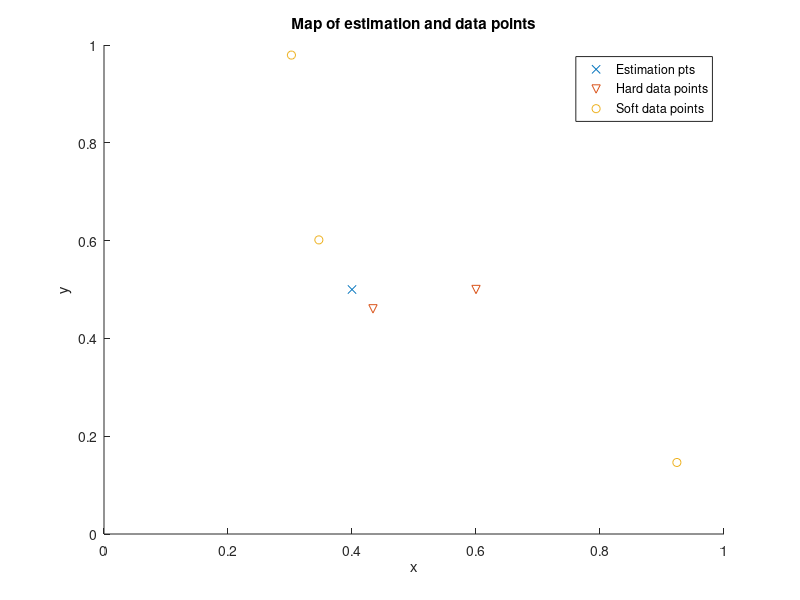

Source code (MATLAB): (Note: this script raises an error after producing the figure.)
function exampleBMEvsIndK(nSim,useStoredresults,covtype)

% exampleBMEvsIndK          - Comparison between BMEinterval and Indicator Kriging (Jan 1,2001)
% 
% In this example with interval soft data the BME method 
% is compared with the Indicator Kriging method. The 
% steps in this example are the following:
%
% SYNTAX :
% 
% exampleBMEvsIndK(nSim,useStoredresults,covtype);
%
% INPUT :
%
% nSim               scalar     optional integer indicating the number of
%                               simulations to use.
%                               default value is 100. Use higher number for better result
% useStoredresults   scalar     optional integer indicating wether to use already
%                               calculated results that were automatically stored
%                               1 tu use stored results, 0 otherwise.
%                               default value is 0.
% covtype            string     optional input indicating the covariance model model
%                               1 for exponenetial covariance model
%                               2 for gaussian covariance model
%                               default value is 1.
%
% NOTE :
%
% You must first use useStoredresults=0 to calculate and store the results, 
% and then only you can use useStoredresults=1 to use already calculated results.
% This saves time the second time around so you can see the results without having 
% to recalculate them.
% If the stored results cannot be found, they are automatically (re)calculated 

if nargin<1, nSim=100; end;
if nargin<2, useStoredresults=0; end;
if nargin<3, covtype=1; end;

if covtype==1, covmodel='exponentialC';
elseif covtype==2, covmodel='gaussianC';
else, error('covtype must equal to 1 or 2');
end;

if useStoredresults==1 & exist(['exampleBMEvsIndK' covmodel '.mat'])~=2 
  disp('Cannot find stored results, therefore calculating them');
  useStoredresults=0;
end;

if useStoredresults==0
  
  disp(sprintf('Calculating results using %d simulations for covmodel %s',nSim,covmodel));
  
  %
  %initialization
  %
  rand('state',16);
  randn('state',3);

  %
  % Set the coordinates of the estimated, hard and soft data points
  %
  nk=1;nh=2;ns=3;
  ck=[0.4,0.5];
  ch=[0.6,0.5
    0.43384,0.46045];
  cs=[0.92399,0.14629
    0.3023,0.97937
    0.34654,0.60146];
  figure;hold on;
  hk=plot(ck(:,1),ck(:,2),'x');
  hh=plot(ch(:,1),ch(:,2),'v');
  hs=plot(cs(:,1),cs(:,2),'o');
  axis([0 1 0 1]);drawnow;
  legend([hk hh hs],'Estimation pts','Hard data points','Soft data points');
  xlabel('x');
  ylabel('y');
  title('Map of estimation and data points');
  drawnow;
  
  %
  % Sets soft interval generation parameters
  %
  Vmethod=3;
  Pkzk=[0.1 0.3 0.5 0.7 0.9];
  zkGrid=gaussinv(Pkzk,[0 1]);
  SoftInterval=zkGrid;
  Vvalue=0;

  %
  % Set the covariance model and BME parameters
  %
  cNugget=0.0;
  cc=1;
  aa=9;
  covparam=[cc aa];
  nhmax=10; 
  nsmax=4;
  dmax=100;
  order=NaN;
  maxpts=100000;
  rEps=0.02;
  options(1)=0;
  options(3)=maxpts;
  options(4)=rEps;
  options(8)=2;
  
  %
  %  Generating simulations
  %
  [zall,L]=simuchol([ck;ch;cs],covmodel,covparam,nSim);
  zkSimAll=zall(1:nk,:);
  zhAll=zall(nk+1:nk+nh,:);
  zsAll=zall(nk+nh+1:nk+nh+ns,:);
  [aAll,bAll]=simuinterval(zsAll,zkGrid,Vmethod,Vvalue);
  
  %
  %doing the BME estimation with BMEintervalMode
  %
  disp(sprintf('Doing BME estimation'));
  t0=clock;
  for iSim=1:nSim,  
    zh=zhAll(:,iSim);
    a=aAll(:,iSim);
    b=bAll(:,iSim);
    [zk,info]=BMEintervalMode(ck,ch,cs,zh,a,b,...
      covmodel,covparam,nhmax,nsmax,dmax,order,options);
    zkBME(1,iSim)=zk;
  end;  
  tsBME=etime(clock,t0);
  disp(sprintf(' Computation time: %7.4gs',tsBME));
  
  %
  %doing the SK estimation
  %
  disp('Doing Simple Kriging (SK) estimation');
  t0=clock;
  for iSim=1:nSim,  
    zh=zhAll(:,iSim);
    a=aAll(:,iSim);
    b=bAll(:,iSim);
    zs=0.5*(a+b);
    vs=(1/12)*(a-b).^2;
    [zk,vk]=kriging(ck,[ch;cs],[zh;0.5*(a+b)],covmodel,covparam,nhmax,dmax,order,options);
    zkSK(1:nk,iSim)=zk;
  end
  tsSKME=etime(clock,t0);
  disp(sprintf(' Computation time: %7.4gs',tsSKME));
    
  %
  %doing the Indicator Kriging estimation
  %
  disp('Doing Indicator Kriging (IndK) estimation');
  t0=clock;
  for iSim=1:nSim,  
    zh=zhAll(:,iSim);
    zs=zsAll(:,iSim);
    for i=1:length(Pkzk)
      [Fzk(i,iSim),vk]=krigingIndGauss(ck,[ch;cs],[zh;zs],covmodel,covparam,Pkzk(i),nhmax,dmax,options);
    end
    zkIndK(1,iSim)=cdf2median(zkGrid(:),Fzk(:,iSim));
  end
  tsSKME=etime(clock,t0);
  disp(sprintf(' Computation time: %7.4gs',tsSKME));
  
  %
  %save the data
  %
  
  save(['exampleBMEvsIndK' covmodel],'zkSimAll','zkIndK','zkBME','zkSK',...
    'nk','covmodel','nSim');  
  
elseif useStoredresults==1
  
  load(['exampleBMEvsIndK' covmodel]);
  disp(sprintf('Using stored results that were calculated using %d simulations for covmodel %s',nSim,covmodel));
    
else
  
  error('useStoredresults must be equal to either 0 or 1');
  
end;
    
%
%Calculating the estimation errors
%
BMEerr=zkBME-zkSimAll;
IndKerr=zkIndK-zkSimAll;
SKerr=zkSK-zkSimAll;
disp(' ');
disp('Square Root of Mean Square Error (E) for each method:');
disp('-----------------------------------------------------');
disp('        BME        IndK       SK ');
disp(sprintf('     %8.3f   %8.3f   %8.3f',...
  sqrt(mean(BMEerr.^2)),sqrt(mean(IndKerr.^2)),sqrt(mean(SKerr.^2))));

%-------------------------------------------------------------
% Plotting the figure
%
figure;
h=[];  
switch covmodel   
case 'exponentialC',
  Nb=15;
  zmin=-1;
  zmax=1;
  h(length(h)+1)=histline(BMEerr(1,:),Nb,[zmin,zmax]);hold on;
case 'gaussianC',
  Nb=15;
  zmin=-0.5;
  zmax=0.5;
  h(length(h)+1)=histline(BMEerr(1,:),Nb);hold on;
otherwise
  error('covname should be equal to gaussianC or exponentialC');
end;
leg{length(h)}=sprintf('BME  , E=%.3f',sqrt(mean(BMEerr.^2)));

h(length(h)+1)=histline(IndKerr(1,:),Nb+1,[zmin zmax]);
set(h(end),'LineStyle','--','Color','r');
leg{length(h)}=sprintf('IndK, E=%.3f',sqrt(mean(IndKerr.^2)));

legend(h,leg);
ax=axis;
axis([zmin zmax ax(3) ax(4)]);
xlabel('Estimation Error');
ylabel('Frequency');


%-------------------------------------------------------------
function median=cdf2median(z,cdf)

% cdf2median            - finds the median for an irregular cdf
%
%
if cdf(1)>=0.5, 
  median=z(1);
elseif cdf(end)<=0.5, 
  median=z(end);
else
  i1=max((1:length(z))'.*(cdf(:)<0.5));
  median=interp1([cdf(i1) cdf(i1+1)],[z(i1) z(i1+1)],0.5);
end

